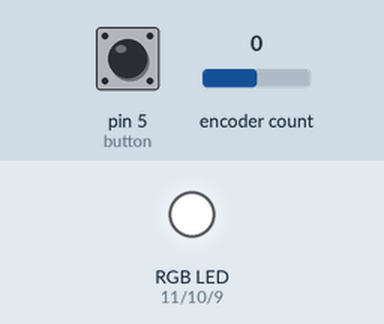
This sketch was run on a simulated Arduino Uno, built with avr-gcc and run on an emulated ATmega328P. Shown: an RGB LED mixed from three pins (HIGH = lit). The test bench sets the inputs (shaded band); at power-on: pin 5 (button) HIGH, encoder count 0.

Above: at 1.2 s.
1.3 s: pin 5 (button) pulled LOW for 0.15 s
At 2.1 s:
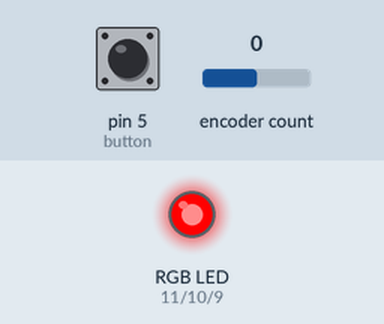
2.9 s: encoder count set to 1
At 3.8 s:
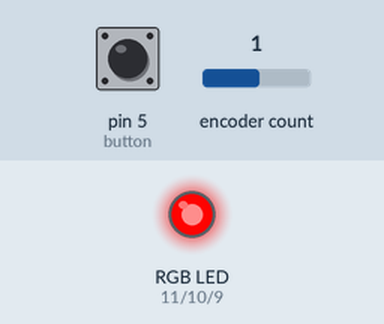
4.4 s: encoder count set to 0
At 4.9 s:
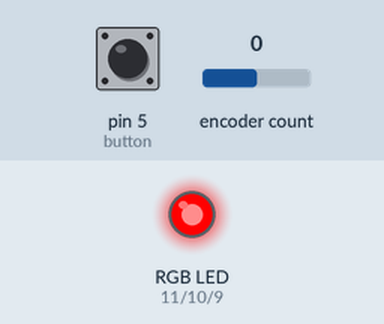
5.9 s: pin 5 (button) pulled LOW for 1 s
At 8.0 s:
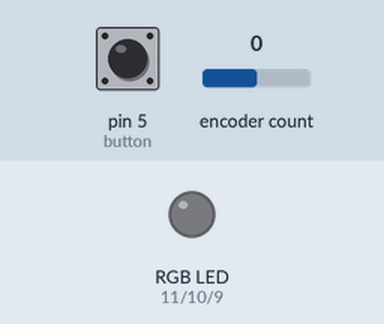
8.4 s: pin 5 (button) pulled LOW for 0.15 s
At 9.7 s:
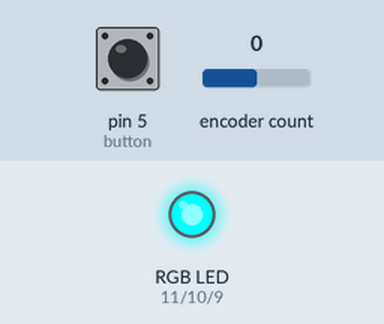
10.0 s: encoder count set to -1
At 10.4 s:
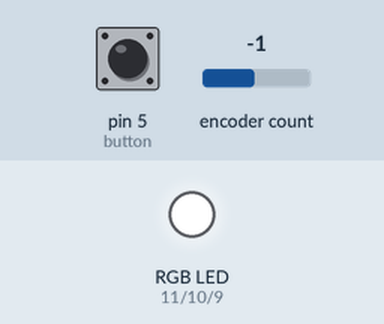
Timing chart, 0 to 12.5 s (numbered marks = the images above; inputs shaded):
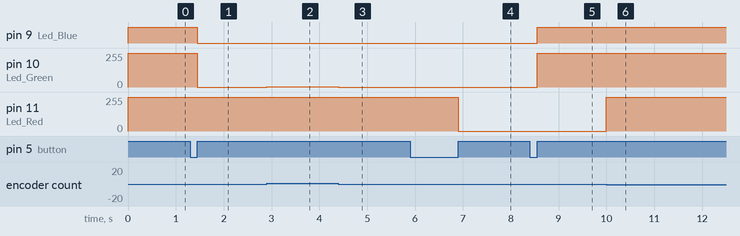

The sketch:

valya_podarok.ino
```cpp
/*
   режимы:
  "Led_OFF",         //лента выключена
  "RGB_Ring",        //кольцо выбора цвета
  "White",           //белый
  "Red",             //красный
  "Green",           //зелёный
  "Blue",            //синий
  "Yellow",          //жёлтый
  "Azure",           //голубой
  "violet"           //фиолетовый
*/
#define kol_size 8                    //количество режимов -1
#define CLK 4
#define DT 3
#include "GyverEncoder.h"
Encoder enc1(CLK, DT);
#define Led_Red 11
#define Led_Green 10
#define Led_Blue 9
#define button 5
uint8_t r_pwm = 0, g_pwm = 0, b_pwm = 0;

void setup() {
  Serial.begin(9600);
  enc1.setType(TYPE1);        // тип энкодера TYPE1 одношаговый, TYPE2 двухшаговый. Если ваш энкодер работает странно, смените тип\=
  enc1.setFastTimeout(40);    // таймаут на скорость isFastR. По умолч. 50
  // Пины D9 и D10 - 62.5 кГц
  TCCR1A = 0b00000001;  // 8bit
  TCCR1B = 0b00001001;  // x1 fast pwm
  // Пины D3 и D11 - 62.5 кГц
  TCCR2B = 0b00000001;  // x1
  TCCR2A = 0b00000011;  // fast pwm
  pinMode(button, INPUT_PULLUP);
  pinMode(Led_Red, OUTPUT);
  pinMode(Led_Green, OUTPUT);
  pinMode(Led_Blue, OUTPUT);
}

void loop() {
  static uint8_t value;
  static uint8_t mode;
  if (button_click(button))(mode == kol_size) ? mode = 0 : mode++;
  enc1.tick();
  if (enc1.isRight())  value++;        // если был поворот направо, увеличиваем на 1
  if (enc1.isLeft())   value--;        // если был поворот налево, уменьшаем на 1
  if (enc1.isFastR()) value += 5;     // если был быстрый поворот направо, увеличиваем на 10
  if (enc1.isFastL()) value -= 5;     // если был быстрый поворот налево, уменьшаем на 10
  switch (mode) {
    case 0:
      //      Serial.println("Led_OFF");
      digitalWrite(Led_Red, HIGH);
      digitalWrite(Led_Green, HIGH);
      digitalWrite(Led_Blue, HIGH);
      break;
    case 1:
      //      Serial.println("RGB_Ring");
      makeColor(value);
      analogWrite(Led_Red, r_pwm);                  // Генерируем ШИМ сигналы
      analogWrite(Led_Green, g_pwm);
      analogWrite(Led_Blue, b_pwm);
      break;
    case 2:
      //      Serial.println("White");
      analogWrite(Led_Red, value);
      analogWrite(Led_Green, value);
      analogWrite(Led_Blue, value);
      break;
    case 3:
      //      Serial.println("Red");
      analogWrite(Led_Red, value);
      digitalWrite(Led_Green, HIGH);
      digitalWrite(Led_Blue, HIGH);
      break;
      break;
    case 4:
      //      Serial.println("Green");
      digitalWrite(Led_Red, HIGH);
      analogWrite(Led_Green, value);
      digitalWrite(Led_Blue, HIGH);
      break;
    case 5:
      //      Serial.println("Blue");
      digitalWrite(Led_Red, HIGH);
      digitalWrite(Led_Green, HIGH);
      analogWrite(Led_Blue, value);
      break;
    case 6:
      //      Serial.println("Yellow");
      analogWrite(Led_Red, value);
      digitalWrite(Led_Blue, HIGH);
      analogWrite(Led_Green, value);
      break;
    case 7:
      //      Serial.println("Azure");
      digitalWrite(Led_Red, HIGH);
      analogWrite(Led_Blue, value);
      analogWrite(Led_Green, value);
      break;
    case 8:
      //      Serial.println("violet");
      analogWrite(Led_Red, value);
      analogWrite(Led_Blue, value);
      digitalWrite(Led_Green, HIGH);
      break;
  }

}


bool button_click(uint8_t pin) {
  static bool flag;
  static uint32_t btnTimer;
  // читаем инвертированное значение для удобства
  bool btnState = !digitalRead(pin);
  bool out;
  if (btnState && !flag && millis() - btnTimer > 100) {
    flag = true;
    btnTimer = millis();
    out = 1;
    //Serial.println("press");
  }
  if (!btnState && flag && millis() - btnTimer > 100) {
    flag = false;
    btnTimer = millis();
    out = 0;
    //Serial.println("release");

  }
  return !out;
}


void makeColor(uint8_t color) {                   // 8-ми битное цветовое колесо
  uint8_t shift = 0;                              // Цветовой сдвиг
  if (color > 170) {                              // Синий - фиолетовый - красный
    shift = (color - 170) * 3;                    // Получаем цветовой сдвиг 0 - 255
    r_pwm = shift, g_pwm = 0, b_pwm = ~shift;     // Получаем компоненты RGB
  } else if (color > 85) {                        // Зеленый - голубой - синий
    shift = (color - 85) * 3;                     // Получаем цветовой сдвиг 0 - 255
    r_pwm = 0, g_pwm = ~shift, b_pwm = shift;     // Получаем компоненты RGB
  } else {                                        // Красный - оранжевый - зеленый
    shift = (color - 0) * 3;                      // Получаем цветовой сдвиг 0 - 255
    r_pwm = ~shift, g_pwm = shift, b_pwm = 0;     // Получаем компоненты RGB
  }
  r_pwm = ((uint16_t)r_pwm  * (255 + 1)) >> 8;   // Применяем яркость
  g_pwm = ((uint16_t)g_pwm  * (255 + 1)) >> 8;   // Применяем яркость
  b_pwm = ((uint16_t)b_pwm  * (255 + 1)) >> 8;   // Применяем яркость
}
```

Measured:
- after the input at 1.3 s, pin 9 (Led_Blue): HIGH → LOW after 0.15 s; pin 10 (Led_Green): 255/255 → 0/255 after 0.15 s
- after the input at 2.9 s, pin 10 (Led_Green): 0/255 → 3/255 at once; pin 11 (Led_Red): 255/255 → 252/255 at once
- after the input at 4.4 s, pin 10 (Led_Green): 3/255 → 0/255 at once; pin 11 (Led_Red): 252/255 → 255/255 at once
- after the input at 5.9 s, pin 11 (Led_Red): 255/255 → 0/255 after 1.0 s
- after the input at 8.4 s, pin 9 (Led_Blue): LOW → HIGH after 0.15 s; pin 10 (Led_Green): 0/255 → 255/255 after 0.15 s
- after the input at 10.0 s, pin 11 (Led_Red): 0/255 → 255/255 at once
